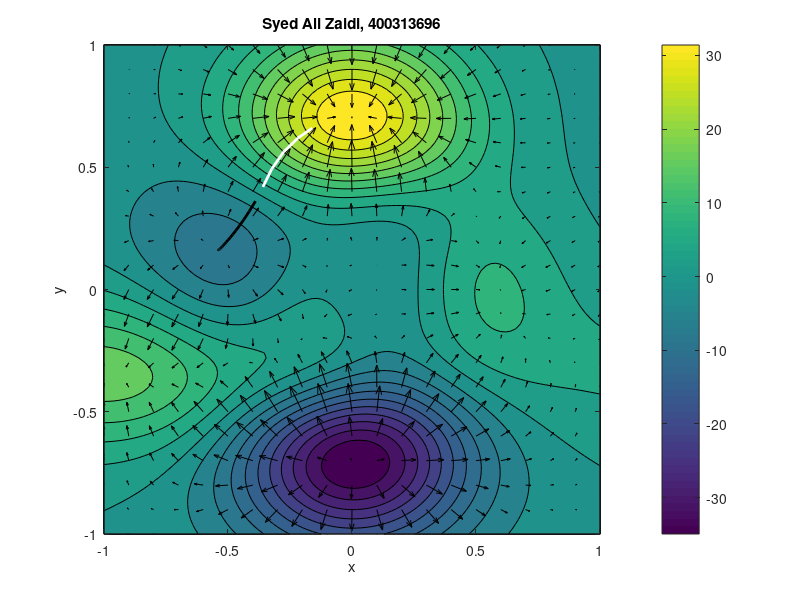

Here is the MATLAB script that generated this plot:
%QUESTION 1

[x,y] = meshgrid(-1:0.02:1,-1:0.02:1);

f = @(x,y)3*(1-3*x).^2.*exp(-x.^2 - (3*y+1).^2) ...
- 10*(3*x/5 - 27*x.^3 - 243*y.^5).*exp(-5*x.^2-5*y.^2) ...
- 1/3*exp(-(3*x+1).^2 - 9*y.^2) + (x.^2+y.^2) - 1;

contourf(x,y,f(x,y),20);
colorbar;
title('Syed Ali Zaidi, 400313696');
xlabel('x');
ylabel('y');

[x,y] = meshgrid(-1:0.1:1,-1:0.1:1);

fx = @(x,y)-(18*(1-3*x)).*exp(-x.^2-(3*y+1).^2) ...
- 6*(1-3*x).^2.*x.*exp(-x.^2-(3*y+1).^2) ...
- (10*(3/5-81*x.^2)).*exp(-5*x.^2-5*y.^2) ...
+ (20*((3/5)*x-27*x.^3-243*y.^5)).*5.*x.*exp(-5*x.^2-5*y.^2) ...
- (1/3*(-18*x-6)).*exp(-(3*x+1).^2-9*y.^2)+2*x;

fy = @(x,y)3*(1-3*x).^2.*(-18*y-6).*exp(-x.^2-(3*y+1).^2) ...
+ 12150*y.^4.*exp(-5*x.^2-5*y.^2) ...
+ (20*((3/5)*x-27*x.^3-243*y.^5)).*5.*y.*exp(-5*x.^2-5*y.^2) ...
+ 6*y.*exp(-(3*x+1).^2-9*y.^2)+2*y;

hold on;
quiver(x,y,fx(x,y),fy(x,y),'k')
hold off;

% QUESTION 2

x_0 = [-0.16, 0.66];

rprime = @(t,x)[-fx(x(1),x(2));-fy(x(1),x(2))];
tDomain = (0:0.001:5.0);
[t,r] = ode45(rprime,tDomain,x_0);

x_val = r(end,1);
y_val = r(end,2);
height = f(x_val,y_val);

% QUESTION 3

r_x = r(:,1);
r_y = r(:,2);

r_positive = [];
r_negative = [];
for i = 1:length(r_x)
    if f(r_x(i),r_y(i))>=0
        r_positive = [r_positive;r_x(i),r_y(i)];
    else
        r_negative = [r_negative;r_x(i),r_y(i)];    
    end
end  

hold on;
plot(r_positive(:,1),r_positive(:,2),'w','LineWidth',2);
plot(r_negative(:,1),r_negative(:,2),'k','LineWidth',2);
hold off;

% QUESTION 4

dx = 0;
dy = 0;
dz = 0;
length_stream = 0;
for i=1:(length(r_x)-1)
    dx = r_x(i+1) - r_x(i);
    dy = r_y(i+1) - r_y(i);
    dz = f(r_x(i+1),r_y(i+1)) - f(r_x(i),r_y(i));
    length_stream = length_stream + norm([dx;dy;dz]);
end
display(length_stream);

% QUESTION 5

length_pipe = [x_val,y_val,height] - [x_0,f(x_0(1),x_0(2))];
length_pipe = norm(length_pipe);
display(length_pipe);

% QUESTION 6

pipe_height = f(x_0(1), x_0(2)) - height;
display(pipe_height);